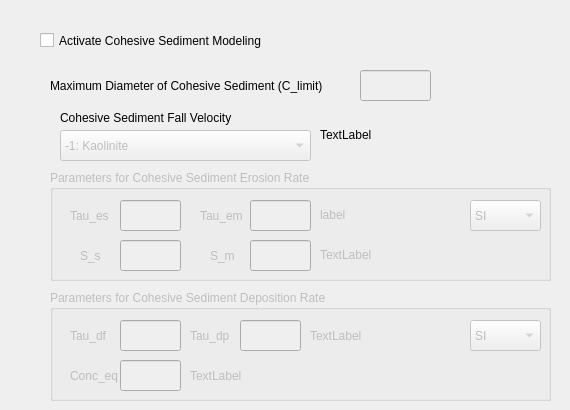
       <widget class="QWidget" name="tab_8">
        <attribute name="title">
         <string>Cohesive Sediment Modeling</string>
        </attribute>
        <widget class="QGroupBox" name="cohSediEroRateGroup">
         <property name="enabled">
          <bool>false</bool>
         </property>
         <property name="geometry">
          <rect>
           <x>50</x>
           <y>170</y>
           <width>501</width>
           <height>111</height>
          </rect>
         </property>
         <property name="title">
          <string>Parameters for Cohesive Sediment Erosion Rate</string>
         </property>
         <widget class="QLabel" name="label_30">
          <property name="geometry">
           <rect>
            <x>20</x>
            <y>30</y>
            <width>51</width>
            <height>31</height>
           </rect>
          </property>
          <property name="text">
           <string>Tau_es</string>
          </property>
         </widget>
         <widget class="QLineEdit" name="tauEsEdit">
          <property name="enabled">
           <bool>false</bool>
          </property>
          <property name="geometry">
           <rect>
            <x>70</x>
            <y>30</y>
            <width>61</width>
            <height>31</height>
           </rect>
          </property>
         </widget>
         <widget class="QLabel" name="label_40">
          <property name="geometry">
           <rect>
            <x>150</x>
            <y>30</y>
            <width>51</width>
            <height>31</height>
           </rect>
          </property>
          <property name="text">
           <string>Tau_em</string>
          </property>
         </widget>
         <widget class="QLineEdit" name="tauEmEdit">
          <property name="enabled">
           <bool>false</bool>
          </property>
          <property name="geometry">
           <rect>
            <x>200</x>
            <y>30</y>
            <width>61</width>
            <height>31</height>
           </rect>
          </property>
         </widget>
         <widget class="QLabel" name="label_73">
          <property name="geometry">
           <rect>
            <x>30</x>
            <y>70</y>
            <width>31</width>
            <height>31</height>
           </rect>
          </property>
          <property name="text">
           <string>S_s</string>
          </property>
         </widget>
         <widget class="QLineEdit" name="ssEdit">
          <property name="enabled">
           <bool>false</bool>
          </property>
          <property name="geometry">
           <rect>
            <x>70</x>
            <y>70</y>
            <width>61</width>
            <height>31</height>
           </rect>
          </property>
         </widget>
         <widget class="QLabel" name="label_74">
          <property name="geometry">
           <rect>
            <x>160</x>
            <y>70</y>
            <width>31</width>
            <height>31</height>
           </rect>
          </property>
          <property name="text">
           <string>S_m</string>
          </property>
         </widget>
         <widget class="QLineEdit" name="smEdit">
          <property name="enabled">
           <bool>false</bool>
          </property>
          <property name="geometry">
           <rect>
            <x>200</x>
            <y>70</y>
            <width>61</width>
            <height>31</height>
           </rect>
          </property>
         </widget>
         <widget class="QComboBox" name="unitBox_1">
          <property name="enabled">
           <bool>false</bool>
          </property>
          <property name="geometry">
           <rect>
            <x>420</x>
            <y>30</y>
            <width>71</width>
            <height>31</height>
           </rect>
          </property>
          <item>
           <property name="text">
            <string>SI</string>
           </property>
          </item>
          <item>
           <property name="text">
            <string>EN</string>
           </property>
          </item>
         </widget>
         <widget class="QLabel" name="label_34">
          <property name="geometry">
           <rect>
            <x>270</x>
            <y>30</y>
            <width>141</width>
            <height>30</height>
           </rect>
          </property>
          <property name="text">
           <string>label</string>
          </property>
         </widget>
         <widget class="QLabel" name="label_37">
          <property name="geometry">
           <rect>
            <x>270</x>
            <y>70</y>
            <width>221</width>
            <height>30</height>
           </rect>
          </property>
          <property name="text">
           <string>TextLabel</string>
          </property>
         </widget>
        </widget>
        <widget class="QLabel" name="label_21">
         <property name="geometry">
          <rect>
           <x>50</x>
           <y>70</y>
           <width>301</width>
           <height>31</height>
          </rect>
         </property>
         <property name="text">
          <string>Maximum Diameter of Cohesive Sediment (C_limit)</string>
         </property>
        </widget>
        <widget class="QLineEdit" name="cohDiaLimEdit">
         <property name="enabled">
          <bool>false</bool>
         </property>
         <property name="geometry">
          <rect>
           <x>360</x>
           <y>70</y>
           <width>71</width>
           <height>31</height>
          </rect>
         </property>
        </widget>
        <widget class="QLabel" name="label_77">
         <property name="geometry">
          <rect>
           <x>320</x>
           <y>104</y>
           <width>241</width>
           <height>61</height>
          </rect>
         </property>
         <property name="text">
          <string>TextLabel</string>
         </property>
        </widget>
        <widget class="QCheckBox" name="checkCohesiveUsed">
         <property name="geometry">
          <rect>
           <x>40</x>
           <y>30</y>
           <width>261</width>
           <height>21</height>
          </rect>
         </property>
         <property name="text">
          <string>Activate Cohesive Sediment Modeling</string>
         </property>
        </widget>
        <widget class="QComboBox" name="cohFallVelCombo">
         <property name="enabled">
          <bool>false</bool>
         </property>
         <property name="geometry">
          <rect>
           <x>60</x>
           <y>130</y>
           <width>251</width>
           <height>31</height>
          </rect>
         </property>
         <item>
          <property name="text">
           <string>-1: Kaolinite</string>
          </property>
         </item>
         <item>
          <property name="text">
           <string>0: Severn River</string>
          </property>
         </item>
         <item>
          <property name="text">
           <string>File Input</string>
          </property>
         </item>
        </widget>
        <widget class="QGroupBox" name="cohSediDepRateGroup">
         <property name="enabled">
          <bool>false</bool>
         </property>
         <property name="geometry">
          <rect>
           <x>50</x>
           <y>290</y>
           <width>501</width>
           <height>111</height>
          </rect>
         </property>
         <property name="title">
          <string>Parameters for Cohesive Sediment Deposition Rate</string>
         </property>
         <widget class="QLabel" name="label_78">
          <property name="geometry">
           <rect>
            <x>20</x>
            <y>30</y>
            <width>51</width>
            <height>31</height>
           </rect>
          </property>
          <property name="text">
           <string>Tau_df</string>
          </property>
         </widget>
         <widget class="QLineEdit" name="tauDfEdit">
          <property name="enabled">
           <bool>false</bool>
          </property>
          <property name="geometry">
           <rect>
            <x>70</x>
            <y>30</y>
            <width>61</width>
            <height>31</height>
           </rect>
          </property>
         </widget>
         <widget class="QLabel" name="label_79">
          <property name="geometry">
           <rect>
            <x>140</x>
            <y>30</y>
            <width>51</width>
            <height>31</height>
           </rect>
          </property>
          <property name="text">
           <string>Tau_dp</string>
          </property>
         </widget>
         <widget class="QLineEdit" name="tauDpEdit">
          <property name="enabled">
           <bool>false</bool>
          </property>
          <property name="geometry">
           <rect>
            <x>190</x>
            <y>30</y>
            <width>61</width>
            <height>31</height>
           </rect>
          </property>
         </widget>
         <widget class="QLabel" name="label_80">
          <property name="geometry">
           <rect>
            <x>20</x>
            <y>70</y>
            <width>58</width>
            <height>31</height>
           </rect>
          </property>
          <property name="text">
           <string>Conc_eq</string>
          </property>
         </widget>
         <widget class="QLineEdit" name="concEqEdit">
          <property name="enabled">
           <bool>false</bool>
          </property>
          <property name="geometry">
           <rect>
            <x>70</x>
            <y>70</y>
            <width>61</width>
            <height>31</height>
           </rect>
          </property>
         </widget>
         <widget class="QComboBox" name="unitBox_2">
          <property name="enabled">
           <bool>false</bool>
          </property>
          <property name="geometry">
           <rect>
            <x>420</x>
            <y>30</y>
            <width>71</width>
            <height>31</height>
           </rect>
          </property>
          <item>
           <property name="text">
            <string>SI</string>
           </property>
          </item>
          <item>
           <property name="text">
            <string>EN</string>
           </property>
          </item>
         </widget>
         <widget class="QLabel" name="label_35">
          <property name="geometry">
           <rect>
            <x>260</x>
            <y>30</y>
            <width>121</width>
            <height>31</height>
           </rect>
          </property>
          <property name="text">
           <string>TextLabel</string>
          </property>
         </widget>
         <widget class="QLabel" name="label_36">
          <property name="geometry">
           <rect>
            <x>140</x>
            <y>70</y>
            <width>131</width>
            <height>31</height>
           </rect>
          </property>
          <property name="text">
           <string>TextLabel</string>
          </property>
         </widget>
        </widget>
        <widget class="QLabel" name="label_83">
         <property name="geometry">
          <rect>
           <x>60</x>
           <y>110</y>
           <width>201</width>
           <height>16</height>
          </rect>
         </property>
         <property name="text">
          <string>Cohesive Sediment Fall Velocity</string>
         </property>
        </widget>
       </widget>
